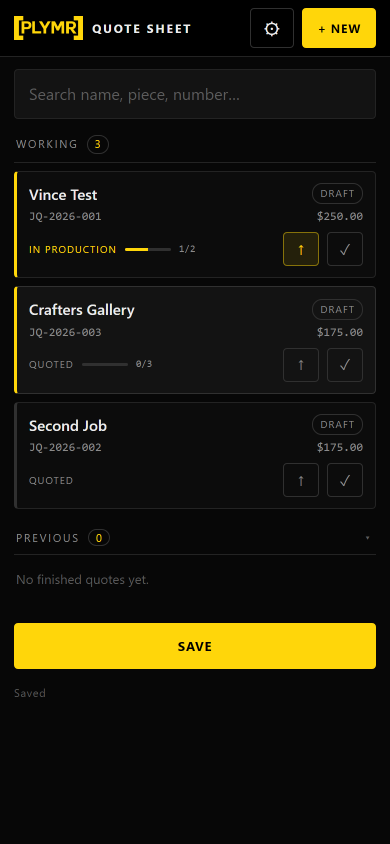
#> input picture test/mobile-list.png, 780 x 1688 px (shown at 1/2 size)
$ python ascii.py mobile-list.png 5 5
#> lines starting #> are read from the running program, lines starting #| are printed output that depends on the picture; after the words box and inside, x2 and y2 are one past the last pixel; in counts of white or black regions, pixels touching at a corner belong together
import sys
from PIL import Image

path = sys.argv[1]
w = int(sys.argv[2]) if len(sys.argv) > 2 else 110
thr = int(sys.argv[3]) if len(sys.argv) > 3 else 24
im = Image.open(path).convert("L")
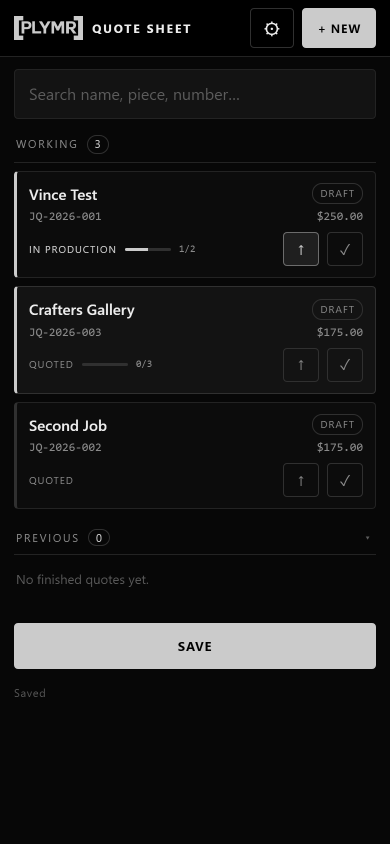
#> im: PIL image 780x1688 L (shown at 1/2 size); min 0, max 237, mean 24.7
if len(sys.argv) > 7:
    im = im.crop(tuple(int(v) for v in sys.argv[4:8]))
mask = im.point(lambda p: 255 if p > thr else 0)
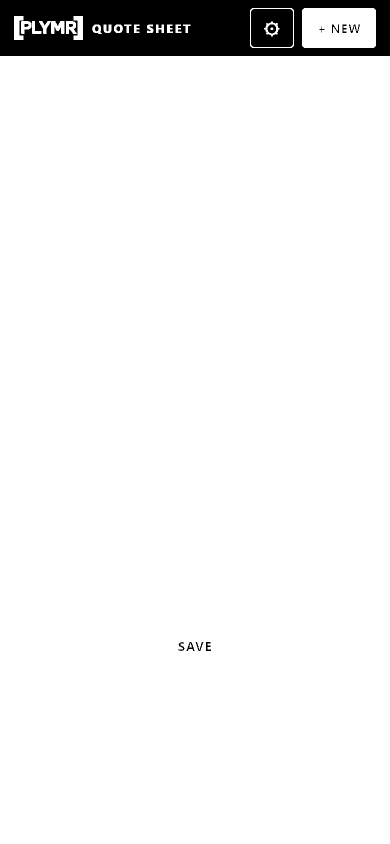
#> mask: PIL image 780x1688 L (shown at 1/2 size); 94.6% white; 15 black regions, largest, box (x1, y1, x2, y2) and area: (0, 0, 780, 112) 63592, (502, 18, 586, 94) 5738, (535, 49, 552, 67) 219
b = mask.getbbox()
#> b = (0, 16, 780, 1688)
if b:
    im = im.crop(b)
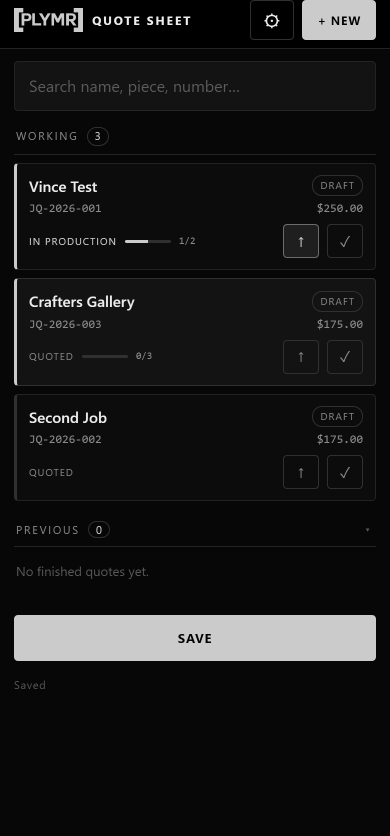
#> im: PIL image 780x1672 L (shown at 1/2 size); min 0, max 237, mean 25
print("size", im.size)
#| size (780, 1672)
ratio = im.size[1] / im.size[0]
#> ratio = 2.14
h = max(1, int(w * ratio * 0.5))
#> h = 5
sm = im.resize((w, h), Image.LANCZOS)
px = sm.load()
ramp = " .:-=+*#%@"
for y in range(h):
    print("".join(ramp[min(len(ramp) - 1, px[x, y] * len(ramp) // 256)] for x in range(w)).rstrip())
#> this loop made 5 passes

$ run again, on test/mobile-settings.png
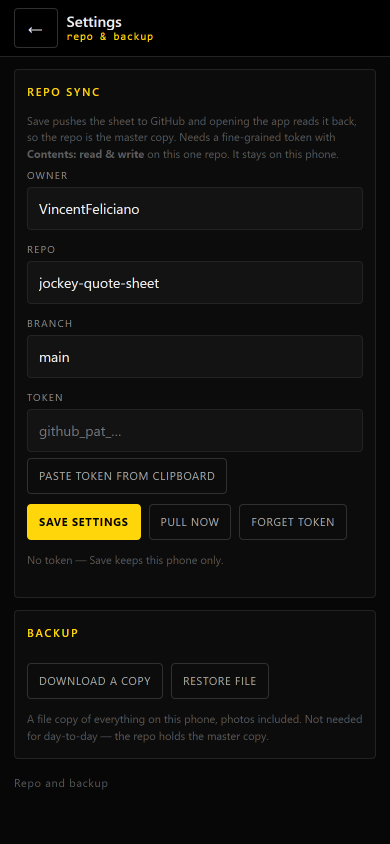
#> input picture test/mobile-settings.png, 780 x 1688 px (shown at 1/2 size)
#> `mask = im.point(lambda p: 255 if p > thr else 0)`:
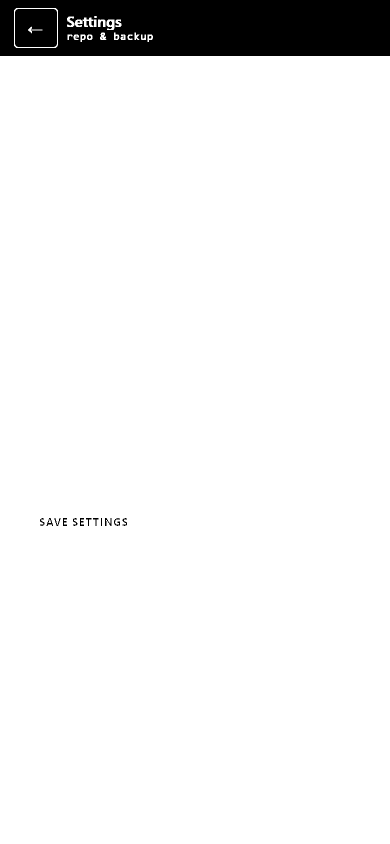
#> mask: PIL image 780x1688 L (shown at 1/2 size); 93.5% white; 24 black regions (5 under 20 px), largest, box (x1, y1, x2, y2) and area: (0, 0, 780, 112) 77999, (30, 18, 114, 94) 6234, (210, 1036, 223, 1052) 102
#> b = (0, 16, 780, 1688)
#> `im = im.crop(b)`:
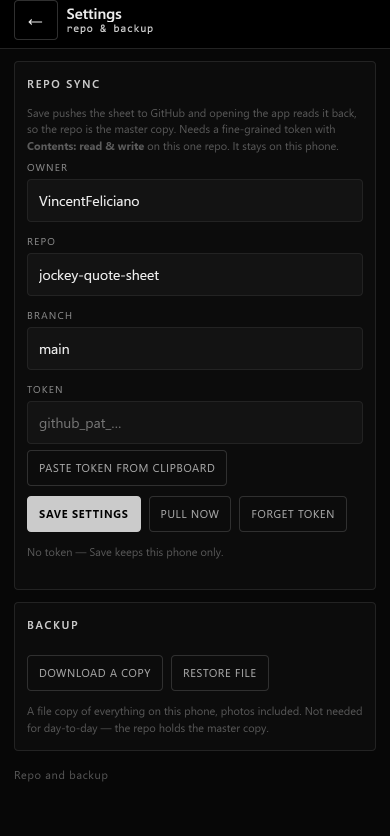
#> im: PIL image 780x1672 L (shown at 1/2 size); min 0, max 237, mean 16.9
#| size (780, 1672)
#> the loop `for y in range(h):` made 5 passes

$ run again, on test/mobile-spec.png
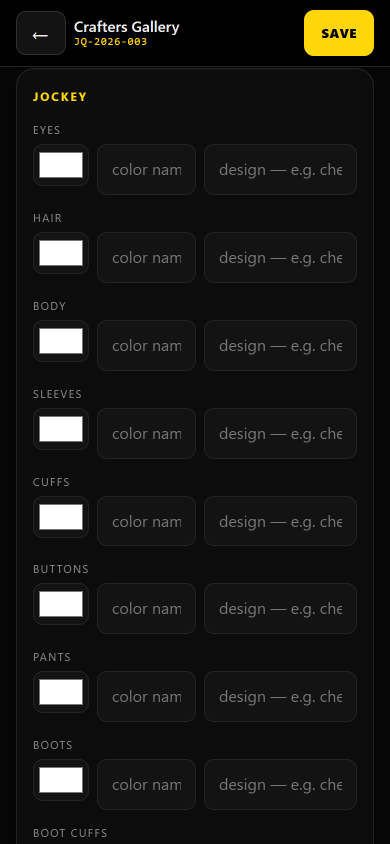
#> input picture test/mobile-spec.png, 780 x 1688 px (shown at 1/2 size)
#> `mask = im.point(lambda p: 255 if p > thr else 0)`:
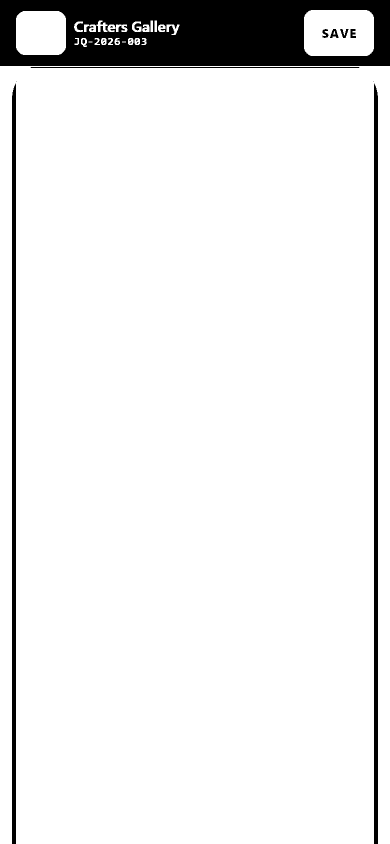
#> mask: PIL image 780x1688 L (shown at 1/2 size); 92% white; 22 black regions (13 under 20 px), largest, box (x1, y1, x2, y2) and area: (0, 0, 780, 132) 78617, (24, 167, 32, 1688) 12093, (748, 167, 756, 1688) 12093
#> b = (0, 20, 780, 1688)
#> `im = im.crop(b)`:
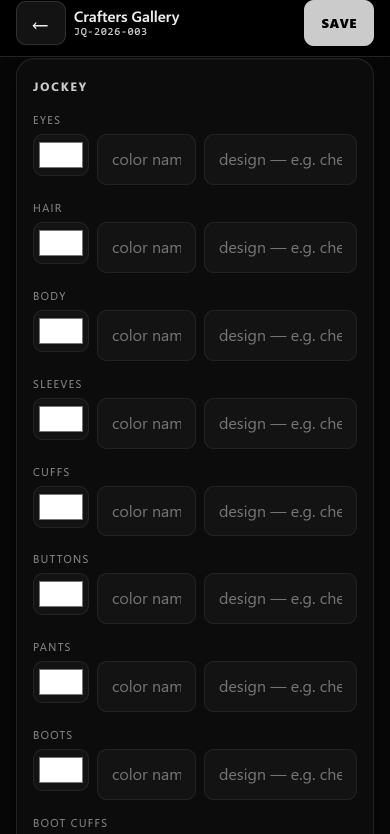
#> im: PIL image 780x1668 L (shown at 1/2 size); min 0, max 255, mean 24
#| size (780, 1668)
#> the loop `for y in range(h):` made 5 passes

$ run again, on test/mobile.png
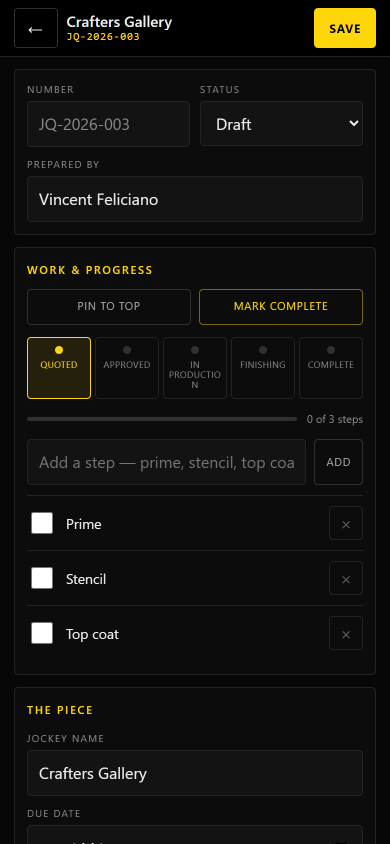
#> input picture test/mobile.png, 780 x 1688 px (shown at 1/2 size)
#> `mask = im.point(lambda p: 255 if p > thr else 0)`:
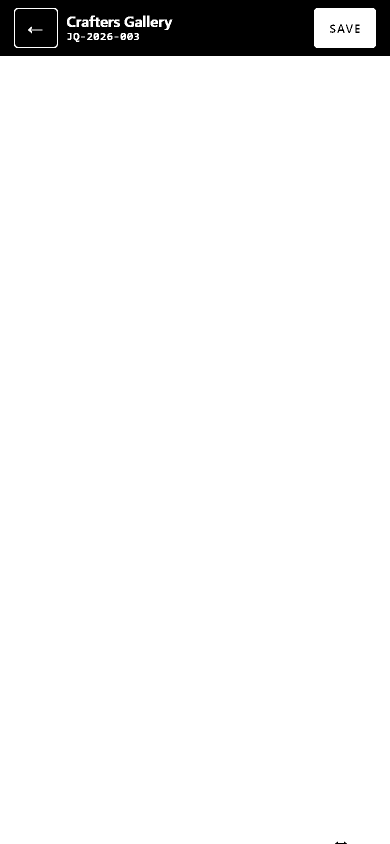
#> mask: PIL image 780x1688 L (shown at 1/2 size); 94.4% white; 19 black regions (11 under 20 px), largest, box (x1, y1, x2, y2) and area: (0, 0, 780, 112) 67246, (30, 18, 114, 94) 6234, (675, 49, 689, 66) 96
#> b = (0, 16, 780, 1688)
#> `im = im.crop(b)`:
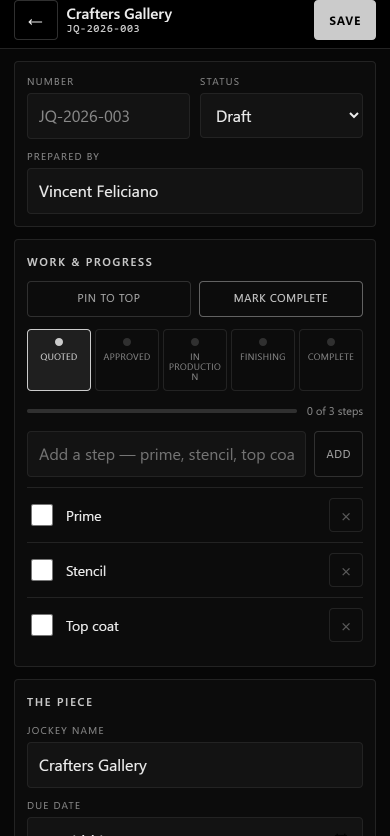
#> im: PIL image 780x1672 L (shown at 1/2 size); min 0, max 255, mean 18.5
#| size (780, 1672)
#> the loop `for y in range(h):` made 5 passes
